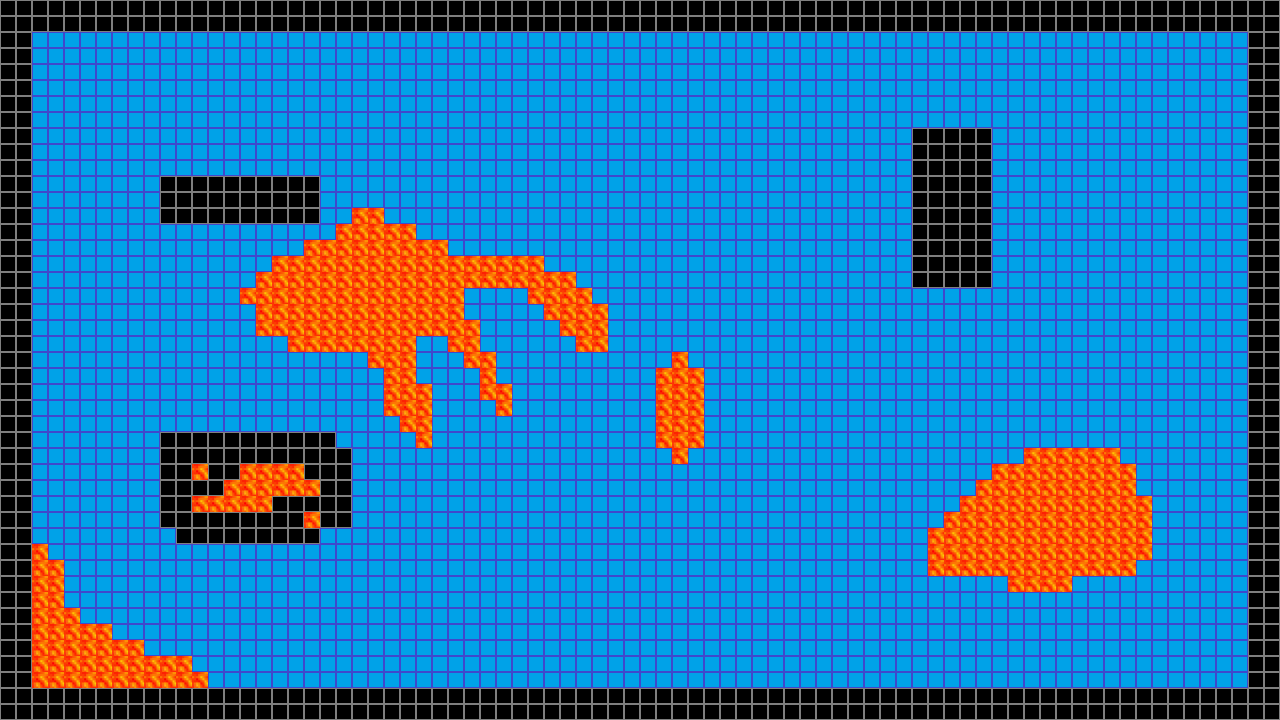

Rendered tile map (Tiled .tmx) drawn with the repository's tilesets; below, a short description and the map source with its tile grids summarised:
An orthogonal 80x45 tile map with 16x16 px tiles, 1 tile layer (Tile Layer 1), 3 tilesets.

<map version="1.2" tiledversion="1.3.4" orientation="orthogonal" renderorder="right-down" width="80" height="45" tilewidth="16" tileheight="16" infinite="0" nextlayerid="2" nextobjectid="1">
 <tileset firstgid="1" name="path" tilewidth="16" tileheight="16" tilecount="1" columns="1">
  <image source="path.png" width="16" height="16" />
 </tileset>
 <tileset firstgid="2" name="wall" tilewidth="16" tileheight="16" tilecount="1" columns="1">
  <image source="wall.png" width="16" height="16" />
 </tileset>
 <tileset firstgid="3" name="lava" tilewidth="16" tileheight="16" tilecount="36" columns="6">
  <image source="lava.gif" width="100" height="100" />
 </tileset>
 <layer id="1" name="Tile Layer 1" width="80" height="45">
  <data>[3600 cells, 3600 non-empty, 3 distinct tile ids]</data>
 </layer>
</map>
